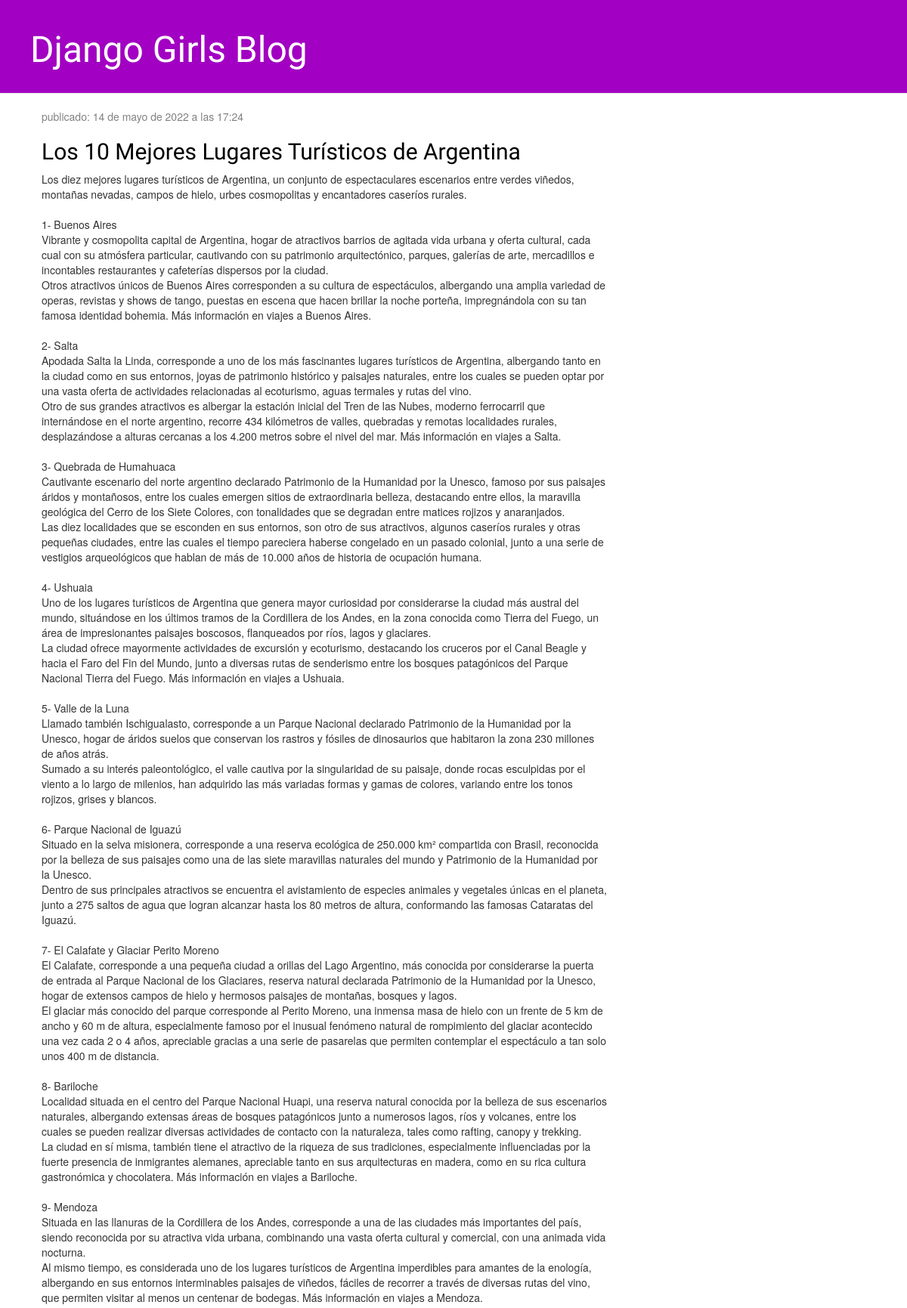
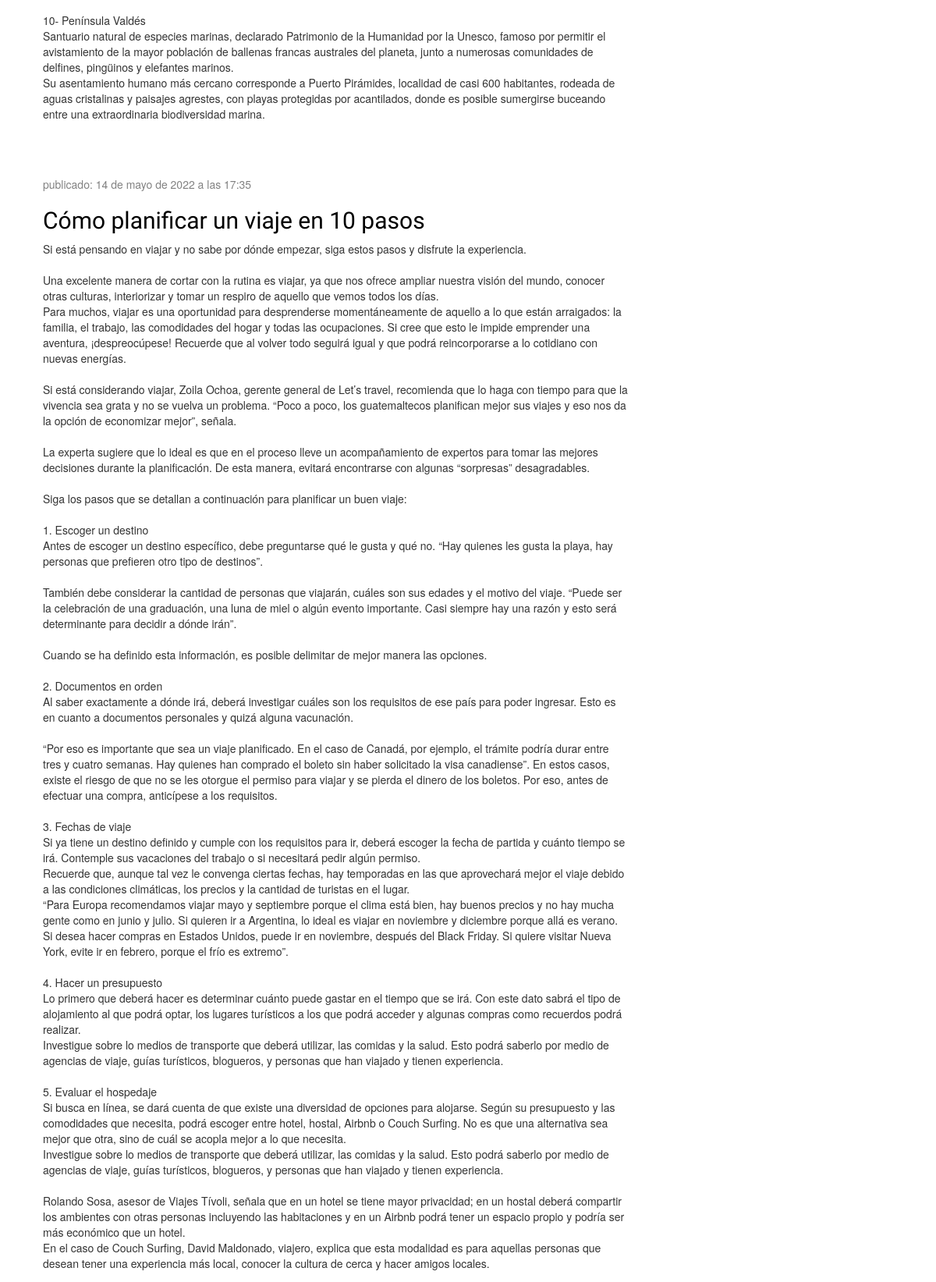
The page / (upper part) on the database its author committed (2 pictures, top to bottom).
### blog/models.py (models this page shows, shortened)
class Post(models.Model):
    author = models.ForeignKey(settings.AUTH_USER_MODEL, on_delete=models.CASCADE)
    title = models.CharField(max_length=200)
    text = models.TextField()
    created_date = models.DateTimeField(
            default=timezone.now)
    published_date = models.DateTimeField(
            blank=True, null=True)

### blog/views.py (the view)
# urls.py: path('', views.post_list, name='post_list'),
def post_list(request):
    posts = Post.objects.filter(published_date__lte=timezone.now()).order_by('published_date')
    return render(request, 'blog/post_list.html', {'posts': posts})

### blog/templates/blog/post_list.html
{% extends 'blog/base.html' %}
    {% block content %}
                    {% for post in posts %}
                        <div class="post">
                            <div class="date">
                                <p>publicado: {{ post.published_date }}</p>
                            </div>
                            <h2><a href="{% url 'post_detail' pk=post.pk %}">{{ post.title }}</a></h2>
                            <p>{{ post.text|linebreaksbr }}</p>
                        </div>
                    {% endfor %}
                    {% endblock %}

### blog/static/css/blog.css (style rules this page uses)
h1, h2, h3, h4 { font-family: 'Lobster', cursive; }
.date { color: #828282; }
.post { margin-bottom: 70px; }
.post h2 a, .post h2 a:visited { color: #000000; }

### rows shown on the page
Post: published_date "14 de mayo de 2022 a las 17:24", title "Los 10 Mejores Lugares Turísticos de Argentina", text "Los diez mejores lugares turísticos de Argentina, un conjunto de espectaculares escenarios entre verdes viñedos, montañas nevadas, campos de hielo, urbes cosmopolitas y encantadores caseríos rurales. 1- Buenos Aires Vibrante y cosmopolita capital de Argentina, hogar de atractivos barrios de agitada vida urbana y oferta cultural, cada cual con su atmósfera particular, cautivando con su patrimonio arquitectónico, parques, galerías de arte, mercadillos e incontables restaurantes y cafeterías dispersos por la ciudad. Otros atractivos únicos de Buenos Aires corresponden a su cultura de espectáculos, albergando una amplia variedad de operas, revistas y shows de tango, puestas en escena que hacen…"
Post: published_date "14 de mayo de 2022 a las 17:35", title "Cómo planificar un viaje en 10 pasos", text "Si está pensando en viajar y no sabe por dónde empezar, siga estos pasos y disfrute la experiencia. Una excelente manera de cortar con la rutina es viajar, ya que nos ofrece ampliar nuestra visión del mundo, conocer otras culturas, interiorizar y tomar un respiro de aquello que vemos todos los días. Para muchos, viajar es una oportunidad para desprenderse momentáneamente de aquello a lo que están arraigados: la familia, el trabajo, las comodidades del hogar y todas las ocupaciones. Si cree que esto le impide emprender una aventura, ¡despreocúpese! Recuerde que al volver todo seguirá igual y que podrá reincorporarse a lo cotidiano con nuevas energías. Si está considerando viajar, Zoila…"
